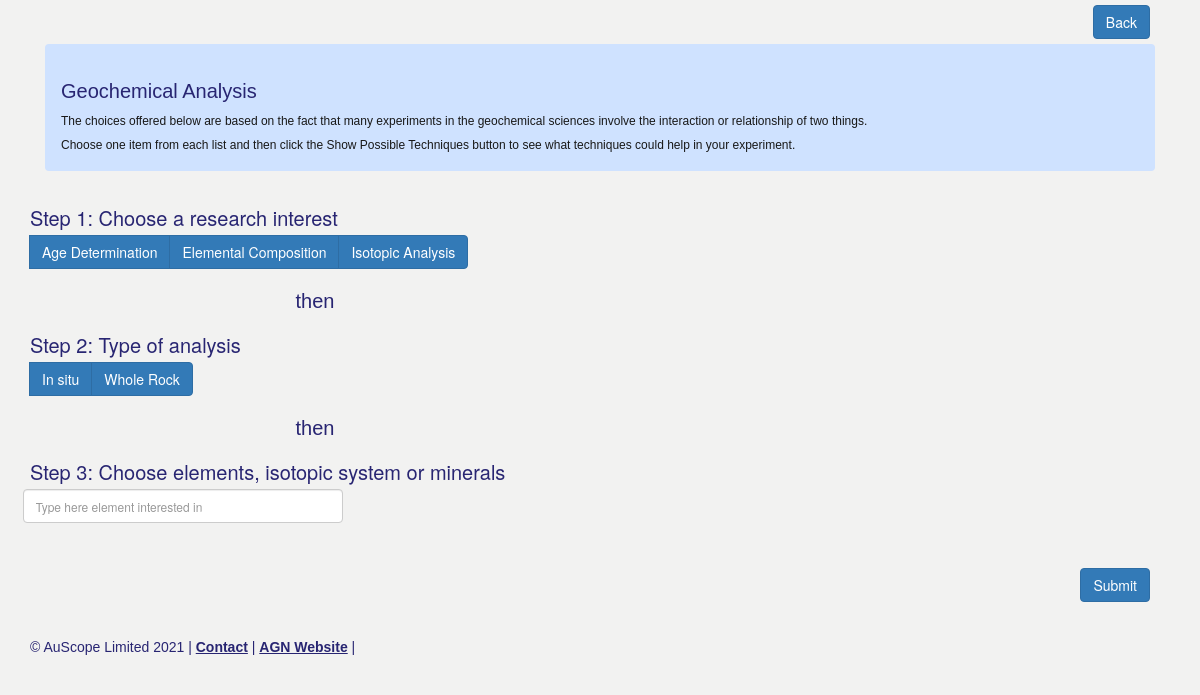
Page /index.php/portal/geochemOptionsSelection on the committed database.
### tables this page shows
CREATE TABLE `option_choice` (
  `id` bigint(20) NOT NULL AUTO_INCREMENT,
  `version` bigint(20) NOT NULL,
  `priority` int(11) NOT NULL,
  `name` varchar(255) NOT NULL,
  `type` varchar(255) NOT NULL,
  `science` varchar(255) NOT NULL,
  PRIMARY KEY (`id`),
  FULLTEXT KEY `fulltext_index` (`name`)
);

### application/controllers/Portal.php (called while the page is built, shortened)
<?php
class Portal extends CI_Controller {
    function __construct()
    {
        $this->load->model('Static_model');
    }
    public function geochemOptionsSelection(){
        $staticData = array();
        $staticData['tf.geochemChoices.quickGuide'] = $this->Static_model->getStaticDataByName('tf.geochemChoices.quickGuide')->text;
        $staticData['tf.geochemChoices.comparison.title'] = $this->Static_model->getStaticDataByName('tf.geochemChoices.comparison.title')->text;
        $staticData['tf.geochemChoices.step1.title'] = $this->Static_model->getStaticDataByName('tf.geochemChoices.step1.title')->text;
        $staticData['tf.geochemChoices.step2.title'] = $this->Static_model->getStaticDataByName('tf.geochemChoices.step2.title')->text;
        $staticData['tf.geochemChoices.step3.title'] = $this->Static_model->getStaticDataByName('tf.geochemChoices.step3.title')->text;
        $this->load->model('OptionChoice_model');
        $step1_list = $this->OptionChoice_model->getAllOptionChoices('GEOCHEM', 'STEP1');
        $step2_list = $this->OptionChoice_model->getAllOptionChoices('GEOCHEM', 'STEP2');
        $this->load->view('Portal/geochem_options_selection', array(
            'staticData' => $staticData,
                'step1_list'=>$step1_list,
                'step2_list'=>$step2_list
        ));
    }
}

### index.php (called while the page is built, shortened)
<?php
require_once BASEPATH.'core/CodeIgniter.php';

### application/models/Static_model.php (called while the page is built, shortened)
<?php
class Static_model extends MY_Model
{
    function getStaticDataByName($name){
        $result = $this->db->where('name',$name)->get('static_content')->row();
        return $result;
    }
}

### application/models/OptionChoice_model.php (called while the page is built, shortened)
<?php
class OptionChoice_model extends MY_Model
{
    function getAllOptionChoices($science, $type){
        return $this->db
            ->where('science', $science)->where('type', $type)
            ->order_by('priority','ASC')->get('option_choice')->result();
    }
}

### application/views/Portal/geochem_options_selection.php (the view, shortened to what this page needs)
<head>
</head>
<body>
        <div id="content" class="container">
	    <div class="d-flex justify-content-end">
                <div class="p-2">
		    <button type="submit" class="btn btn-primary" onclick="window.location.assign('<?php echo base_url();?>Portal')">Back</button>
                </div>
            </div>
            <div class="alert alert-primary">
<?php echo $staticData['tf.geochemChoices.quickGuide']; ?>
            </div>
            <div class="row">
                <div class="col-6">
                    <div class="row">
                        <h3 class="tf-heading"><?php echo strip_tags($staticData['tf.geochemChoices.step1.title']);?> </h3>
                        <div class="btn-group" role="group">
                            <?php
                              foreach($step1_list as $r){
                                     echo '<label class="btn btn-primary" for="btnradio-'.$r->id.'">'.$r->name.'</label>';
                              }
                            ?>
                        </div>
                    </div>
                    <div class="row">
                        <img src="<?php echo base_url().'assets/images/space.gif'?>" width="20" height="5" />
                        <span style="text-align:center;"><h1 class="tf-heading"><?php echo strip_tags($staticData['tf.geochemChoices.comparison.title']);?> </h1></span>
                    </div>
                    <div class="row">
                        <h3 class="tf-heading"><?php echo strip_tags($staticData['tf.geochemChoices.step2.title']);?> </h3>
                        <div class="btn-group" role="group">
                            <?php
                            foreach($step2_list as $r){
                                echo '<label class="btn btn-primary" for="btnradio-'.$r->id.'">'.$r->name.'</label>';
                            }
                            ?>
                        </div>
                    </div>
                    <div class="row">
                        <img src="<?php echo base_url().'assets/images/space.gif'?>" width="20" height="5" />
                        <span style="text-align:center;"><h1 class="tf-heading"><?php echo strip_tags($staticData['tf.geochemChoices.comparison.title']);?> </h1></span>
                    </div>
                    <div class="row">
                        <h3 class="tf-heading"><?php echo strip_tags($staticData['tf.geochemChoices.step3.title']);?> </h3>
                        <input id="step3" class="form-control" style="font-size: 12px; max-width: 32rem" type="text" placeholder="Type here element interested in"></input>
                    </div>
                </div>
	        <div class="col-6">
		</div>
            </div>
            <br>
            <br>
            <div class="d-flex justify-content-end">
                <div class="p-2">
                    <form action="<?php echo base_url().'Portal/getTechniqueByOptionCombination';?>" method="get" name="choiceForm" id="choiceForm">
                        <button type="submit" class="btn btn-primary" onclick="onSubmit()">Submit</button>
                    </form>
                </div>
            </div>
            <br>
      </div>
    <div id="footer" class="container">
        <?php include 'footer.php';?>
    </div>
    <div id="infobox"> </div>
</body>

### assets/css/technique-finder.css (style rules this page uses)
body { background-color: rgb(242,242,241); }
.tf-heading { color: #282572; font-weight: normal; font-size: 20px; margin: .8em 0 .3em 0; }
#infobox { position: absolute; top: 100px; left: 705px; width: 205px; height: 550px; }
#footer { top: 10px; left: 0px; margin-top: 10px; padding: 0 25px 0 0; }
#content p { font-family: arial, verdana, sans-serif; font-size: 12px; line-height:19px; color: #181818; }
#content h1 { font-size: 20px; color: #282572; font-family: arial, verdana, sans-serif; }

### rows in the picture
option_choice: name "Age Determination"
option_choice: name "Elemental Composition"
option_choice: name "Isotopic Analysis"
option_choice: name "In situ"
option_choice: name "Whole Rock"

### other values in the picture
strip_tags($staticData['tf.geochemChoices.step1.title']) "Step 1: Choose a research interest"
strip_tags($staticData['tf.geochemChoices.comparison.title']) "then"
strip_tags($staticData['tf.geochemChoices.step2.title']) "Step 2: Type of analysis"
strip_tags($staticData['tf.geochemChoices.step3.title']) "Step 3: Choose elements, isotopic system or minerals"
